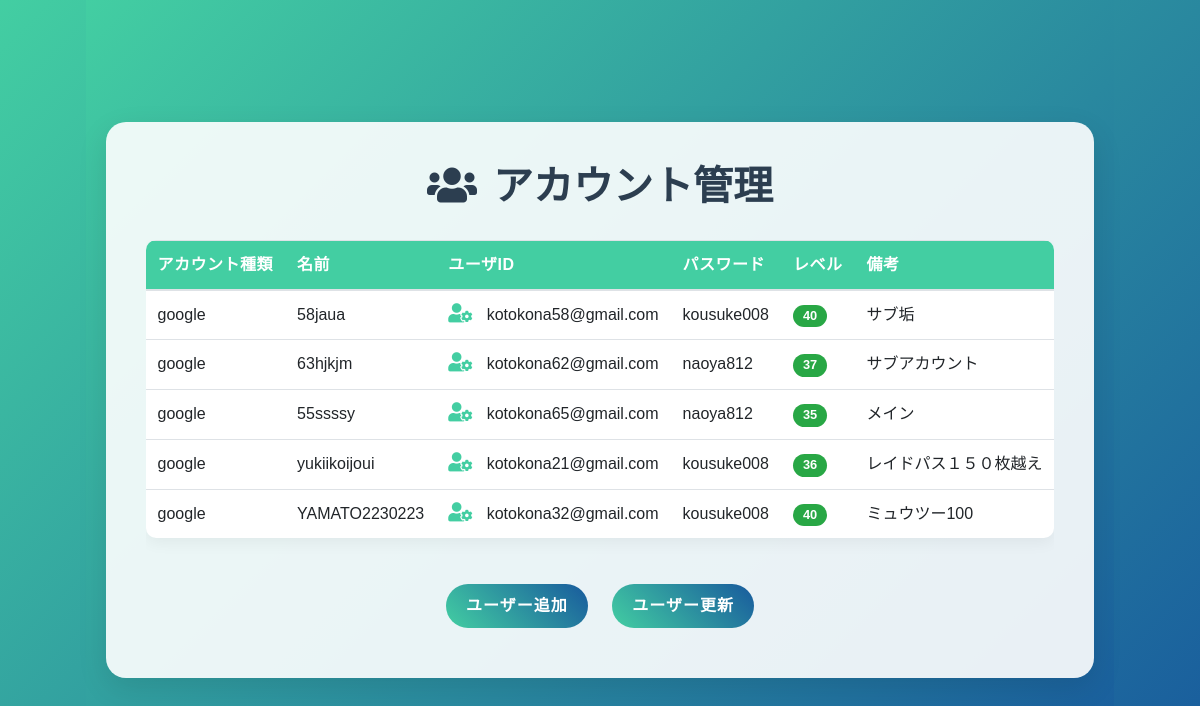
The page / on the database its author committed.
### myapp/models.py (models this page shows, shortened)
class User(models.Model):
    kind = models.CharField(max_length=100)  # デフォルト値を指定
    name = models.CharField(max_length=100)
    username = models.CharField(max_length=100)
    password = models.CharField(max_length=100)
    level = models.IntegerField()
    note = models.TextField(blank=True)

### myapp/views.py (the view)
# urls.py: path('', views.account_management, name='account_management'),
def account_management(request):
    users = User.objects.all()
    return render(request, 'myapp/account_management.html', {'users': users})

### myapp/templates/myapp/account_management.html (shortened to what this page needs)
<!DOCTYPE html>
<html lang="ja">
<head>
    <link rel="stylesheet" href="https://cdnjs.cloudflare.com/ajax/libs/font-awesome/5.15.1/css/all.min.css">
    <link rel="stylesheet" href="https://stackpath.bootstrapcdn.com/bootstrap/4.5.2/css/bootstrap.min.css">
</head>
<body>
    <div class="container fade-in">
        <h1><i class="fas fa-users mr-3"></i>アカウント管理</h1>
        <div class="table-container">
            <table class="table">
                <thead>
                    <tr>
                        <th scope="col">アカウント種類</th>
                        <th scope="col">名前</th>
                        <th scope="col">ユーザID</th>
                        <th scope="col">パスワード</th>
                        <th scope="col">レベル</th>
                        <th scope="col">備考</th>
                    </tr>
                </thead>
                <tbody>
                    {% for user in users %}
                    <tr>
                        <td>{{ user.kind }}</td>
                        <td>{{ user.name }}</td>
                        <td>
                            {% if user.level == 0 %}
                                <i class="fas fa-user user-icon"></i>
                            {% elif user.level == 1 %}
                                <i class="fas fa-user-shield user-icon"></i>
                            {% else %}
                                <i class="fas fa-user-cog user-icon"></i>
                            {% endif %}
                            {{ user.username }}
                        </td>
                        <td>{{ user.password }}</td>
                        <td>
                            <span class="badge
                                {% if user.level == 0 %}badge-info
                                {% elif user.level == 1 %}badge-warning
                                {% else %}badge-success{% endif %}">
                                {{ user.level }}
                            </span>
                        </td>
                        <td>{{ user.note }}</td>
                    </tr>
                    {% endfor %}
                </tbody>
            </table>
        </div>
        <div class="text-center">
            <a href="http://127.0.0.1:8000/admin/myapp/user/add/" class="btn btn-custom btn-add">ユーザー追加</a>
            <a href="http://127.0.0.1:8000/admin/myapp/user/" class="btn btn-custom btn-update">ユーザー更新</a>
        </div>
    </div>
</body>
</html>

### myapp/templates/myapp/account_management.html (style rules this page uses)
body, html { height: 100%; margin: 0; font-family: 'Noto Sans JP', sans-serif; background: linear-gradient(135deg, #43cea2 0%, #185a9d 100%); display: flex; justify-content: center; align-items: center; }
.container { background: rgba(255, 255, 255, 0.9); border-radius: 20px; box-shadow: 0 10px 30px rgba(0, 0, 0, 0.1); padding: 40px; max-width: 1000px; width: 100%; margin: 20px; overflow-y: auto; max-height: 90vh; }
h1 { color: #2c3e50; text-align: center; margin-bottom: 30px; font-weight: 700; }
.table-container { max-height: calc(90vh - 250px); overflow-y: auto; margin-bottom: 20px; }
.table { background-color: white; border-radius: 10px; overflow: hidden; box-shadow: 0 5px 15px rgba(0, 0, 0, 0.05); }
.table thead th { background-color: #43cea2; color: white; font-weight: 600; text-transform: uppercase; letter-spacing: 0.5px; position: sticky; top: 0; z-index: 10; }
.btn-custom { background: linear-gradient(45deg, #43cea2, #185a9d); color: white; border: none; padding: 10px 20px; border-radius: 50px; font-weight: 600; text-transform: uppercase; letter-spacing: 1px; transition: all 0.3s ease; margin: 10px; }
.badge { font-size: 0.8em; padding: 5px 10px; border-radius: 50px; }
.user-icon { font-size: 1.2em; margin-right: 10px; color: #43cea2; }
.fade-in { animation: fadeIn 0.5s ease-out; }

### rows shown on the page
User: kind "google", name "58jaua", username "kotokona58@gmail.com", password "kousuke008", level "40", note "サブ垢"
User: kind "google", name "63hjkjm", username "kotokona62@gmail.com", password "naoya812", level "37", note "サブアカウント"
User: kind "google", name "55ssssy", username "kotokona65@gmail.com", password "naoya812", level "35", note "メイン"
User: kind "google", name "yukiikoijoui", username "kotokona21@gmail.com", password "kousuke008", level "36", note "レイドパス１５０枚越え"
User: kind "google", name "YAMATO2230223", username "kotokona32@gmail.com", password "kousuke008", level "40", note "ミュウツー100"
